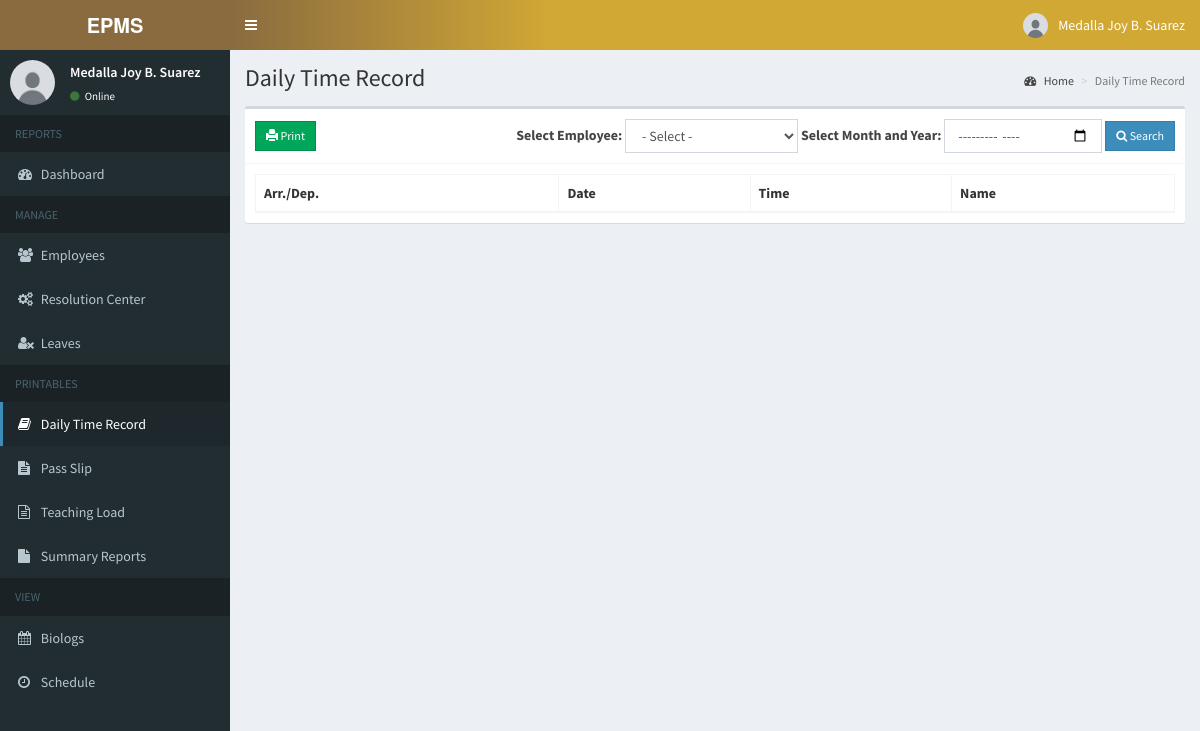
/school_head/dtr.php (signed in), run on the app's committed database.
### tables this page shows
CREATE TABLE `employees` (
  `id` int(11) NOT NULL,
  `employee_id` varchar(15) NOT NULL,
  `firstname` varchar(50) NOT NULL,
  `middlename` varchar(10) NOT NULL,
  `lastname` varchar(50) NOT NULL,
  `username` varchar(30) NOT NULL,
  `password` varchar(60) NOT NULL,
  `address` text NOT NULL,
  `birthdate` date NOT NULL,
  `contact_info` varchar(100) NOT NULL,
  `gender` varchar(10) NOT NULL,
  `position` varchar(50) NOT NULL,
  `schedule_id` int(11) NOT NULL,
  `photo` varchar(200) NOT NULL,
  `created_on` date NOT NULL
);

### school_head/includes/session.php (called while the page is built, shortened)
<?php
	include 'includes/conn.php';
	$sql = "SELECT * FROM employees WHERE id = '".$_SESSION['admin']."'";
	$query = $conn->query($sql);
	$user = $query->fetch_assoc();
?>

### school_head/dtr.php (the view, shortened to what this page needs)
<?php include 'includes/session.php'; ?>
<?php include 'includes/header.php'; ?>
<body class="hold-transition skin-blue sidebar-mini">
<div class="wrapper">
  <?php include 'includes/navbar.php'; ?>
  <?php include 'includes/menubar.php'; ?>
  <div class="content-wrapper">
    <section class="content-header">
      <h1>Daily Time Record</h1>
      <ol class="breadcrumb">
        <li><a href="#"><i class="fa fa-dashboard"></i> Home</a></li>
        <li class="active">Daily Time Record</li>
      </ol>
    </section>
    <section class="content">
      <div class="row">
        <div class="col-xs-12">
          <div class="box">
            <div class="box-header with-border">
              <form action="" method="POST" class="form-inline filter-container">
                <div class="form-right">
                  <a href="attendance_print.php?employee_id=<?php echo isset($_POST['employee_id']) ? $_POST['employee_id'] : ''; ?>&month=<?php echo isset($_POST['month']) ? $_POST['month'] : ''; ?>" target="print_frame" class="btn btn-success btn-sm btn-flat">
                    <span class="glyphicon glyphicon-print"></span> Print
                  </a>
                </div>
                <div class="form-left">
                  <div class="form-group">
                    <label for="employee_id"required>Select Employee:</label>
                    <select name="employee_id" id="employee_id" class="form-control" required>
                      <option value="" disabled selected>- Select -</option>
                    </select>
                  </div>
                  <div class="form-group">
                    <label for="month">Select Month and Year:</label>
                    <input type="month" id="month" name="month" class="form-control" required value="<?php echo isset($_POST['month']) ? $_POST['month'] : ''; ?>">
                  </div>
                  <button type="submit" class="btn btn-primary btn-sm btn-flat">
                    <i class="fa fa-search"></i> Search
                  </button>
                </div>
              </form>
            </div>
            <div class="box-body">
              <table id="example1" class="table table-bordered">
                <thead>
                  <th>Arr./Dep.</th>
                  <th>Date</th>
                  <th>Time</th>
                  <th>Name</th>
                </thead>
              </table>
            </div>
          </div>
        </div>
      </div>
    </section>
  </div>
</div>
</body>
</html>

### school_head/includes/navbar.php (shortened to what this page needs)
<header class="main-header">
    <a href="home.php" class="logo">
      <span class="logo-lg"><b>EPMS</b> </span>
    </a>
    <nav class="navbar navbar-static-top">
      <a href="#" class="sidebar-toggle" data-toggle="push-menu" role="button">
      </a>
      <div class="navbar-custom-menu">
        <ul class="nav navbar-nav">
          <li class="dropdown user user-menu">
            <a href="#" class="dropdown-toggle" data-toggle="dropdown">
              <img src="<?php echo (!empty($user['photo'])) ? '../images/'.$user['photo'] : '../images/profile.jpg'; ?>" class="user-image" alt="User Image">
              <span class="hidden-xs"><?php echo $user['firstname'] . ' ' . $user['middlename'] . ' ' . $user['lastname']; ?></span>
            </a>
          </li>
        </ul>
      </div>
    </nav>
  </header>

### school_head/includes/menubar.php
<aside class="main-sidebar">
    <section class="sidebar">
        <div class="user-panel">
            <div class="pull-left image">
                <img src="<?php echo (!empty($user['photo'])) ? '../images/'.$user['photo'] : '../images/profile.jpg'; ?>" class="img-circle" alt="User Image">
            </div>
            <div class="pull-left info">
            <p><?php echo $user['firstname'] . ' ' . $user['middlename'] . ' ' . $user['lastname']; ?></p>
                <a><i class="fa fa-circle text-success"></i> Online</a>
            </div>
        </div>
        <ul class="sidebar-menu" data-widget="tree">
            <li class="header">REPORTS</li>
            <li><a href="home.php"><i class="fa fa-dashboard"></i> <span>Dashboard</span></a></li>
            <li class="header">MANAGE</li>
            <li><a href="employee.php"><i class="fa fa-users"></i> Employees</a></li>
            <li><a href="resolution_center.php"><i class="fa fa-cogs"></i> <span>Resolution Center</span></a></li>
            <li><a href="employee_leave_request.php"><i class="fa fa-user-times"></i> Leaves</a></li>
            <li class="header">PRINTABLES</li>
            <li><a href="dtr.php"><i class="fa fa-book"></i> <span>Daily Time Record</span></a></li>
            <li><a href="passlip.php"><i class="fa fa-file-text"></i> <span>Pass Slip</span></a></li>
            <li><a href="teaching_load.php"><i class="fa fa-file-text-o"></i> <span>Teaching Load</span></a></li>
            <li><a href="summary_reports.php"><i class="fa fa-file"></i> <span>Summary Reports</span></a></li>
            <li class="header">VIEW</li>
            <li><a href="attendance.php"><i class="fa fa-calendar"></i> <span>Biologs</span></a></li>
            <li><a href="teaching_load_view.php"><i class="fa fa-clock-o"></i> <span>Schedule</span></a></li>
        </ul>
    </section>
</aside>

### school_head/includes/header.php (style rules this page uses)
.navbar { background: linear-gradient(to right, #8A6B3F, #D2A835, #D2A835, #D2A835); }

### school_head/includes/navbar.php (style rules this page uses)
.main-header .logo { background-color: #8A6B3F !important; }

### school_head/dtr.php (style rules this page uses)
.filter-container { display: flex; justify-content: space-between; align-items: center; }
.form-left { text-align: left; }
.form-right { display: flex; align-items: center; justify-content: flex-end; }

### data on the page
employees: firstname "Medalla Joy", middlename "B.", lastname "Suarez"
